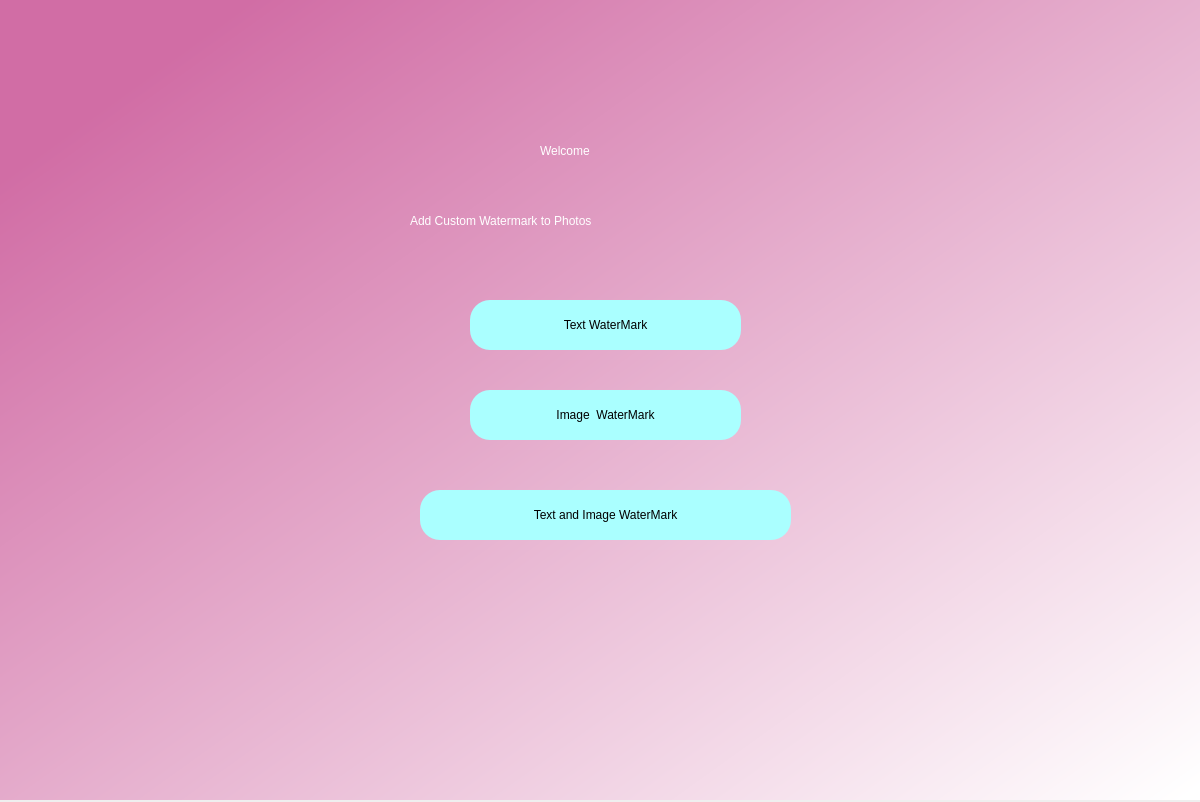
<?xml version="1.0" encoding="UTF-8"?>
<ui version="4.0">
 <class>Dialog</class>
 <widget class="QDialog" name="Dialog">
  <property name="geometry">
   <rect>
    <x>0</x>
    <y>0</y>
    <width>1200</width>
    <height>802</height>
   </rect>
  </property>
  <property name="windowTitle">
   <string>Dialog</string>
  </property>
  <widget class="QWidget" name="widget" native="true">
   <property name="geometry">
    <rect>
     <x>0</x>
     <y>0</y>
     <width>1200</width>
     <height>800</height>
    </rect>
   </property>
   <property name="autoFillBackground">
    <bool>false</bool>
   </property>
   <property name="styleSheet">
    <string notr="true">QWidget#widget{
background-color:qlineargradient(spread:pad, x1:0.077, y1:0.142045, x2:0.992248, y2:0.989, stop:0 rgba(209, 109, 165, 255), stop:1 rgba(255, 255, 255, 255));}</string>
   </property>
   <widget class="QLabel" name="label">
    <property name="geometry">
     <rect>
      <x>540</x>
      <y>120</y>
      <width>181</width>
      <height>61</height>
     </rect>
    </property>
    <property name="autoFillBackground">
     <bool>false</bool>
    </property>
    <property name="styleSheet">
     <string notr="true">font: 28pt &quot;MS Shell Dlg 2&quot;;
color: rgb(255, 255, 255);</string>
    </property>
    <property name="text">
     <string>Welcome</string>
    </property>
   </widget>
   <widget class="QLabel" name="label_2">
    <property name="geometry">
     <rect>
      <x>410</x>
      <y>180</y>
      <width>521</width>
      <height>81</height>
     </rect>
    </property>
    <property name="styleSheet">
     <string notr="true">font: 20pt &quot;MS Shell Dlg 2&quot;;
color: rgb(255, 255, 255);</string>
    </property>
    <property name="text">
     <string>Add Custom Watermark to Photos</string>
    </property>
   </widget>
   <widget class="QPushButton" name="pushButton">
    <property name="geometry">
     <rect>
      <x>470</x>
      <y>300</y>
      <width>271</width>
      <height>50</height>
     </rect>
    </property>
    <property name="styleSheet">
     <string notr="true">border-radius:20px;
font: 75 20pt &quot;MS Shell Dlg 2&quot;;
background-color: rgb(170, 255, 255);
</string>
    </property>
    <property name="text">
     <string>Text WaterMark</string>
    </property>
   </widget>
   <widget class="QPushButton" name="pushButton_2">
    <property name="geometry">
     <rect>
      <x>470</x>
      <y>390</y>
      <width>271</width>
      <height>50</height>
     </rect>
    </property>
    <property name="styleSheet">
     <string notr="true">border-radius:20px;
background-color: rgb(170, 255, 255);
font: 75 20pt &quot;MS Shell Dlg 2&quot;;</string>
    </property>
    <property name="text">
     <string>Image  WaterMark</string>
    </property>
   </widget>
   <widget class="QPushButton" name="pushButton_3">
    <property name="geometry">
     <rect>
      <x>420</x>
      <y>490</y>
      <width>371</width>
      <height>50</height>
     </rect>
    </property>
    <property name="styleSheet">
     <string notr="true">border-radius:20px;
background-color: rgb(170, 255, 255);
font: 75 20pt &quot;MS Shell Dlg 2&quot;;</string>
    </property>
    <property name="text">
     <string>Text and Image WaterMark</string>
    </property>
   </widget>
  </widget>
 </widget>
 <resources/>
 <connections/>
</ui>
